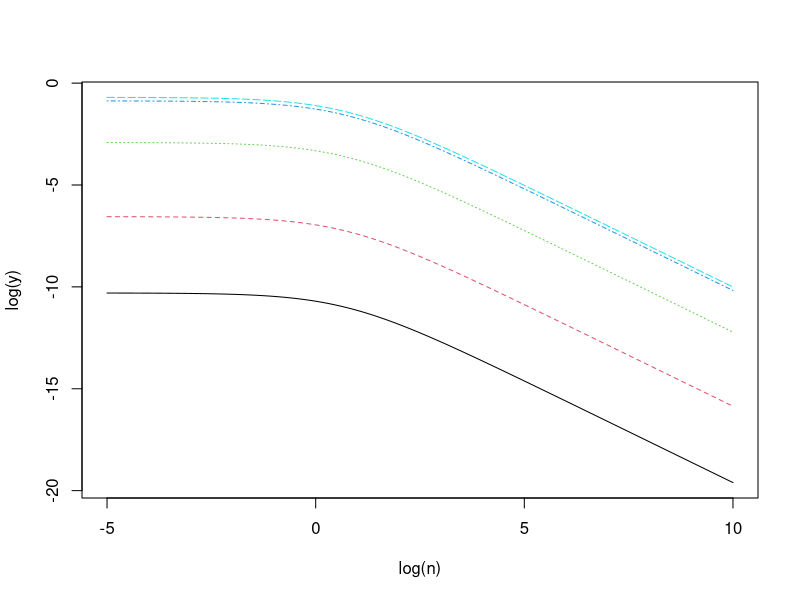
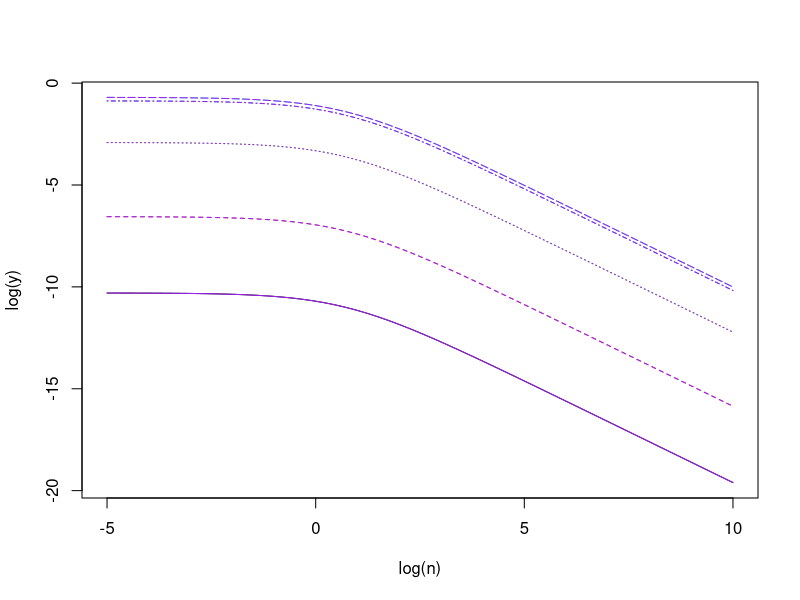
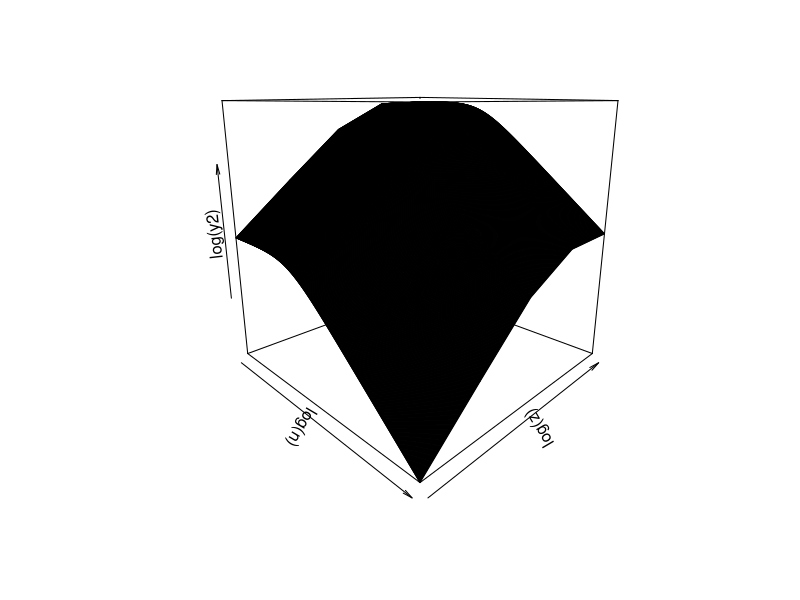

Here is the R script that generated these plots, in order:
z <- exp(seq(-5,10,length.out=5))
n <- exp(seq(-5,10,length.out=1000))
d <- expand.grid(n=n,z=z)
a <- 1
b <- 2
c <-100
y <- matrix(nc=5,nr=1000)
y[] <- a*d$z/((b+d$n)*(c+d$z))

matplot(log(n),log(y),type="l")
matplot(log(n),log(y),type="l")

y2 <- matrix(nc=5,nr=1000)
y2[] <- exp(log(a)+log(d$z)-log(b+d$n)-log(c+d$z))
matplot(log(n),log(y2),type="l",add=T,col="purple")

persp(log(n),log(z),log(y2),phi=15,theta=45)

      